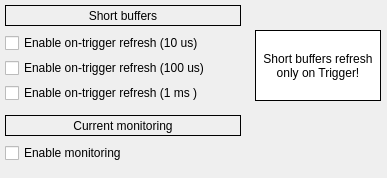
<?xml version="1.0" encoding="UTF-8"?>
<ui version="4.0">
 <class>MainWindow</class>
 <widget class="QMainWindow" name="MainWindow">
  <property name="geometry">
   <rect>
    <x>0</x>
    <y>0</y>
    <width>387</width>
    <height>178</height>
   </rect>
  </property>
  <property name="windowTitle">
   <string>MainWindow</string>
  </property>
  <property name="Title" stdset="0">
   <string>$(DEVICE): Read settings</string>
  </property>
  <widget class="QWidget" name="centralwidget">
   <widget class="caLabel" name="label_26">
    <property name="geometry">
     <rect>
      <x>5</x>
      <y>5</y>
      <width>236</width>
      <height>21</height>
     </rect>
    </property>
    <property name="frameShape">
     <enum>QFrame::Box</enum>
    </property>
    <property name="text">
     <string>Short buffers</string>
    </property>
    <property name="alignment">
     <set>Qt::AlignCenter</set>
    </property>
    <property name="background">
     <color>
      <red>255</red>
      <green>255</green>
      <blue>255</blue>
     </color>
    </property>
   </widget>
   <widget class="caLabel" name="label_28">
    <property name="geometry">
     <rect>
      <x>5</x>
      <y>115</y>
      <width>236</width>
      <height>21</height>
     </rect>
    </property>
    <property name="frameShape">
     <enum>QFrame::Box</enum>
    </property>
    <property name="text">
     <string>Current monitoring</string>
    </property>
    <property name="alignment">
     <set>Qt::AlignCenter</set>
    </property>
    <property name="background">
     <color>
      <red>255</red>
      <green>255</green>
      <blue>255</blue>
     </color>
    </property>
   </widget>
   <widget class="caToggleButton" name="catogglebutton">
    <property name="geometry">
     <rect>
      <x>5</x>
      <y>145</y>
      <width>236</width>
      <height>16</height>
     </rect>
    </property>
    <property name="font">
     <font>
      <pointsize>9</pointsize>
     </font>
    </property>
    <property name="text">
     <string>Enable monitoring</string>
    </property>
    <property name="channel" stdset="0">
     <string notr="true">$(DEVICE):signals:current.SCAN</string>
    </property>
    <property name="trueValue">
     <string>2</string>
    </property>
   </widget>
   <widget class="caToggleButton" name="catogglebutton_2">
    <property name="geometry">
     <rect>
      <x>5</x>
      <y>35</y>
      <width>236</width>
      <height>16</height>
     </rect>
    </property>
    <property name="font">
     <font>
      <pointsize>9</pointsize>
     </font>
    </property>
    <property name="text">
     <string>Enable on-trigger refresh (10 us)</string>
    </property>
    <property name="channel" stdset="0">
     <string notr="true">$(DEVICE):signals:adc10us.SCAN</string>
    </property>
    <property name="trueValue">
     <string>2</string>
    </property>
   </widget>
   <widget class="caToggleButton" name="catogglebutton_3">
    <property name="geometry">
     <rect>
      <x>5</x>
      <y>60</y>
      <width>236</width>
      <height>16</height>
     </rect>
    </property>
    <property name="font">
     <font>
      <pointsize>9</pointsize>
     </font>
    </property>
    <property name="text">
     <string>Enable on-trigger refresh (100 us)</string>
    </property>
    <property name="channel" stdset="0">
     <string notr="true">$(DEVICE):signals:adc100us.SCAN</string>
    </property>
    <property name="trueValue">
     <string>2</string>
    </property>
   </widget>
   <widget class="caToggleButton" name="catogglebutton_4">
    <property name="geometry">
     <rect>
      <x>5</x>
      <y>85</y>
      <width>236</width>
      <height>16</height>
     </rect>
    </property>
    <property name="font">
     <font>
      <pointsize>9</pointsize>
     </font>
    </property>
    <property name="text">
     <string>Enable on-trigger refresh (1 ms )</string>
    </property>
    <property name="channel" stdset="0">
     <string notr="true">$(DEVICE):signals:adc1ms.SCAN</string>
    </property>
    <property name="trueValue">
     <string>2</string>
    </property>
   </widget>
   <widget class="caLabel" name="label_29">
    <property name="geometry">
     <rect>
      <x>255</x>
      <y>30</y>
      <width>126</width>
      <height>71</height>
     </rect>
    </property>
    <property name="styleSheet">
     <string notr="true">background-color: rgba(255, 255, 255, 255); color: rgba(0, 0, 0, 255);</string>
    </property>
    <property name="frameShape">
     <enum>QFrame::Box</enum>
    </property>
    <property name="text">
     <string>Short buffers refresh
only on Trigger!</string>
    </property>
    <property name="alignment">
     <set>Qt::AlignCenter</set>
    </property>
    <property name="background">
     <color>
      <red>255</red>
      <green>255</green>
      <blue>255</blue>
     </color>
    </property>
   </widget>
  </widget>
 </widget>
 <customwidgets>
  <customwidget>
   <class>caToggleButton</class>
   <extends>QCheckBox</extends>
   <header>caToggleButton</header>
  </customwidget>
  <customwidget>
   <class>caLabel</class>
   <extends>QLabel</extends>
   <header>caLabel</header>
  </customwidget>
 </customwidgets>
 <resources/>
 <connections/>
</ui>
